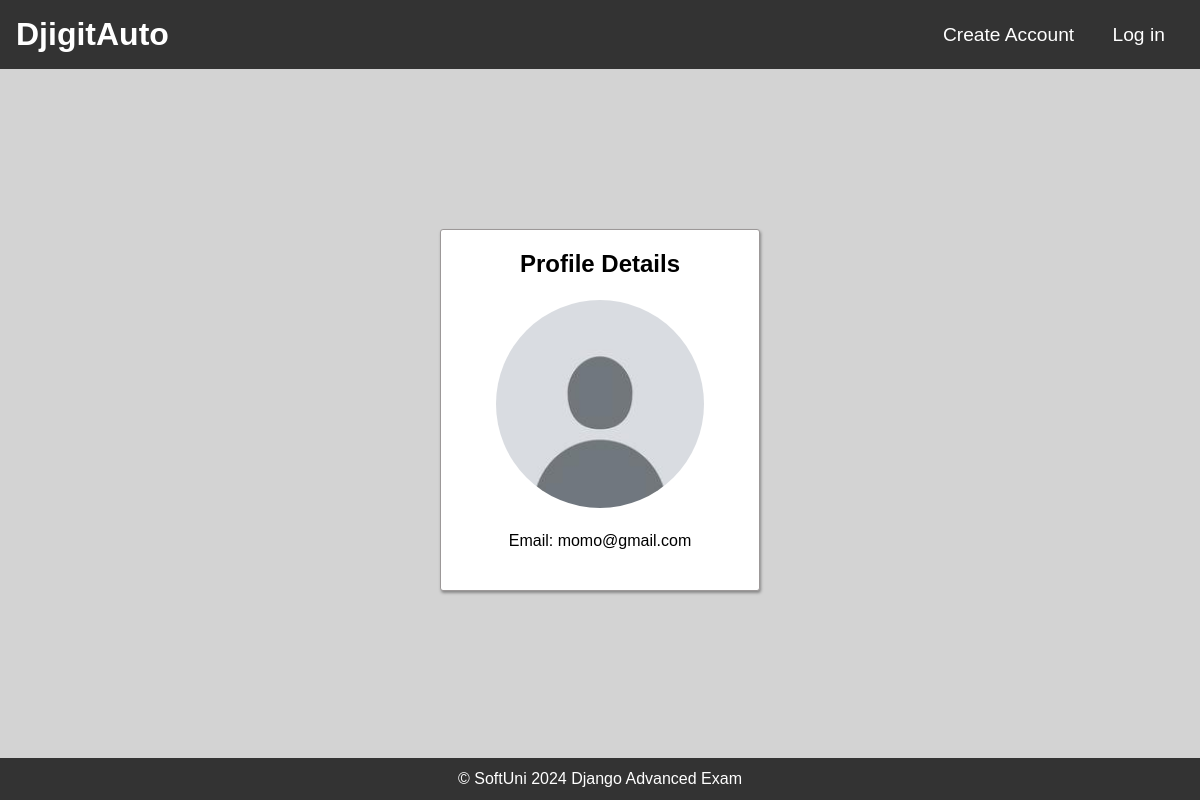
Page /accounts/details/18/ on the earlier database version.
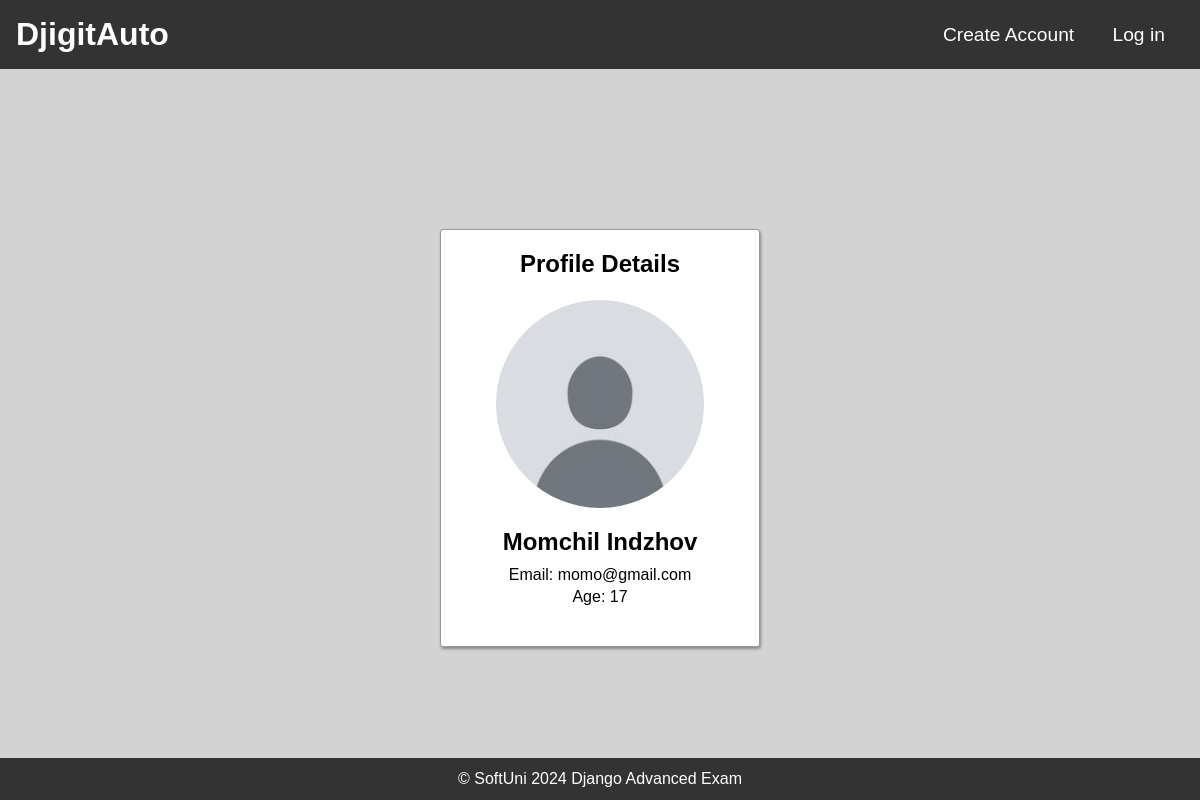
Same page on the later database version.
### DjigitAuto/accounts/models.py (models this page shows)
class Profile(models.Model):
    MAX_FIRST_NAME_LENGTH = 30
    MAX_LAST_NAME_LENGTH = 30
    first_name = models.CharField(
        max_length=MAX_FIRST_NAME_LENGTH,
        blank=True,
        null=True,
    )
    last_name = models.CharField(
        max_length=MAX_LAST_NAME_LENGTH,
        blank=True,
        null=True,
    )
    age = models.IntegerField(
        blank=True,
        null=True,
    )
    profile_picture = models.URLField(
        blank=True,
        null=True,
    )
    user = models.OneToOneField(
        DjigitAutoUser,
        primary_key=True,
        on_delete=models.CASCADE,
    )

class DjigitAutoUser(auth_models.AbstractBaseUser, auth_models.PermissionsMixin):
    email = models.EmailField(
        'email address',
        unique=True,
        error_messages={
            'unique': 'A user with that email already exists.'
        },
    )
    username = models.CharField(
        unique=True,
        null=True,
        blank=True,
        max_length=30,
    )
    date_joined = models.DateTimeField(
        default=timezone.now,
    )
    is_staff = models.BooleanField(
        default=False,
    )
    is_superuser = models.BooleanField(
        default=False,
    )
    is_active = models.BooleanField(
        default=True,
    )
    USERNAME_FIELD = 'email'
    object = DjigitAutoUserManager()

### DjigitAuto/accounts/views.py (the view)
# urls.py: path('details/<int:pk>/', ProfileDetailsView.as_view(), name='profile details'),
class ProfileDetailsView(views.DetailView):
    queryset = Profile.objects.prefetch_related("user").all()
    template_name = 'accounts/profile-details.html'

### templates/accounts/profile-details.html (shortened to what this page needs)
{% extends 'common/base.html' %}
{% load static %}
{% block main_content %}
    <!DOCTYPE html>
    <html lang="en">
    <head>
        <link rel="stylesheet" href="{% static 'css/accounts/profile-details.css' %}">
    </head>
    <body>
    <section id="profile-details">
        <h1>Profile Details</h1>
        <div class="profile-header">
            {% if not object.profile_picture %}
                <img class="profile-picture" src="{% static 'images/default.jpg' %}" alt="profile-image"/>
            {% else %}
                <img class="profile-picture" src="{{ object.profile_picture }}" alt="profile-image"/>
            {% endif %}
            {% if object.first_name and object.last_name %}
                <h1>{{ object.first_name }} {{ object.last_name }}</h1>
            {% elif object.first_name %}
                <h1>{{ object.first_name }}</h1>
            {% elif object.last_name %}
                <h1>{{ object.last_name }}</h1>
            {% endif %}
            <div class="details">
                <p class="description">Email: {{ object.user.email }}</p>
                {% if object.age %}
                    <p class="description">Age: {{ object.age }}</p>
                {% endif %}
            </div>
        </div>
    </section>
{% endblock %}

Differences in the rows shown:
changed Profile "momo@gmail.com": first_name (not shown) → "Momchil"; last_name (not shown) → "Indzhov"; age (not shown) → "17"
Other differences:
text now shown: "Age:"
